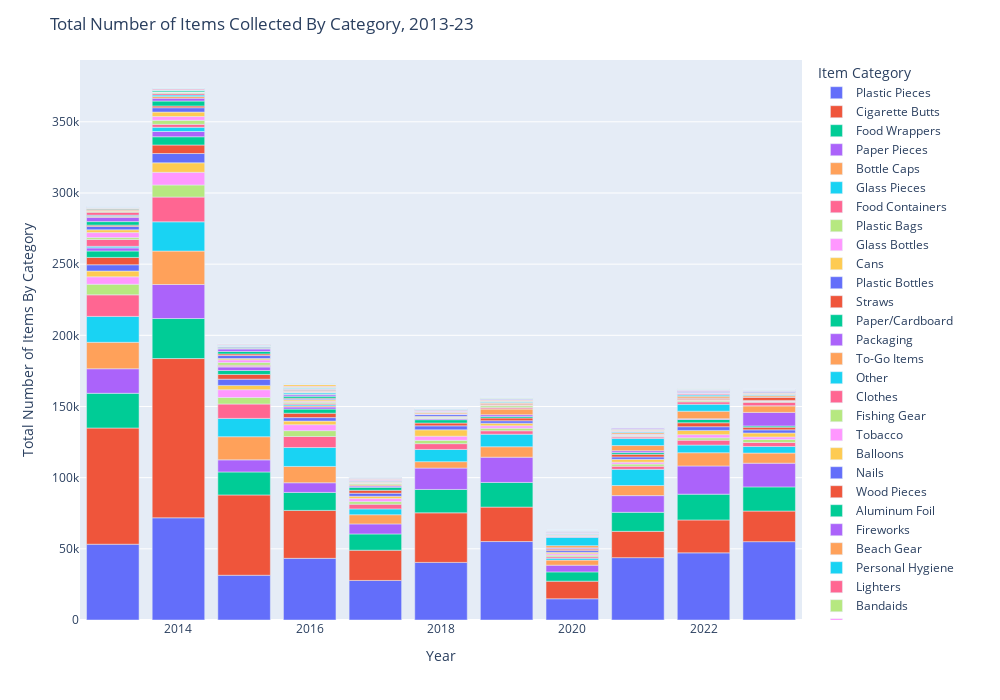

This figure's notebook cell:
### Markdown cell above
# Longitudinal Evaluation of Cleanup Items

Here we'll look at the number of items cleaned up by year from 2013-2023. First, let's just look at bar plots of items collected over the years and number of volunteers over the years.
In order to do that, we'll need to group the data by year. We'll also add a column for total number of volunteers, which was defined at number of adults * 0.5 * number of youths. Finally we'll add a column for total number of items, which is the sum of all the items per event.

### Code cell
# Bar plot of all trash items over the years
fig = graph_maker.annual_total_bar()
fig.show()

### Figure 1 — Plotly figure (JSON) as saved in the notebook; plotly's stock layout.template omitted (floating-point values rounded to 4 significant figures)
{"data": [{"alignmentgroup": "True", "hovertemplate": "variable=Plastic Pieces<br>index=%{x}<br>value=%{y}<extra></extra>", "legendgroup": "Plastic Pieces", "marker": {"color": "#636efa", "pattern": {"shape": ""}}, "name": "Plastic Pieces", "offsetgroup": "Plastic Pieces", "orientation": "v", "showlegend": true, "textposition": "auto", "type": "bar", "x": [2013, 2014, 2015, 2016, 2017, 2018, 2019, 2020, 2021, 2022, 2023], "xaxis": "x", "y": [53236, 71803, 31440, 43322, 27790.0, 40469, 55116, 14907, 43820, 47164, 55038], "yaxis": "y"}, {"alignmentgroup": "True", "hovertemplate": "variable=Cigarette Butts<br>index=%{x}<br>value=%{y}<extra></extra>", "legendgroup": "Cigarette Butts", "marker": {"color": "#EF553B", "pattern": {"shape": ""}}, "name": "Cigarette Butts", "offsetgroup": "Cigarette Butts", "orientation": "v", "showlegend": true, "textposition": "auto", "type": "bar", "x": [2013, 2014, 2015, 2016, 2017, 2018, 2019, 2020, 2021, 2022, 2023], "xaxis": "x", "y": [81642, 111884, 56423, 33684, 21251, 34815, 24202, 12380, 18464, 23115, 21498], "yaxis": "y"}, {"alignmentgroup": "True", "hovertemplate": "variable=Food Wrappers<br>index=%{x}<br>value=%{y}<extra></extra>", "legendgroup": "Food Wrappers", "marker": {"color": "#00cc96", "pattern": {"shape": ""}}, "name": "Food Wrappers", "offsetgroup": "Food Wrappers", "orientation": "v", "showlegend": true, "textposition": "auto", "type": "bar", "x": [2013, 2014, 2015, 2016, 2017, 2018, 2019, 2020, 2021, 2022, 2023], "xaxis": "x", "y": [24397, 28110, 16142, 12632, 11425, 16437, 17333, 6513, 13373, 18128, 16988], "yaxis": "y"}, {"alignmentgroup": "True", "hovertemplate": "variable=Paper Pieces<br>index=%{x}<br>value=%{y}<extra></extra>", "legendgroup": "Paper Pieces", "marker": {"color": "#ab63fa", "pattern": {"shape": ""}}, "name": "Paper Pieces", "offsetgroup": "Paper Pieces", "orientation": "v", "showlegend": true, "textposition": "auto", "type": "bar", "x": [2013, 2014, 2015, 2016, 2017, 2018, 2019, 2020, 2021, 2022, 2023], "xaxis": "x", "y": [17242, 23901, 8493, 6783, 7043, 15017, 17738, 4727, 11733, 19817, 16650], "yaxis": "y"}, {"alignmentgroup": "True", "hovertemplate": "variable=Bottle Caps<br>index=%{x}<br>value=%{y}<extra></extra>", "legendgroup": "Bottle Caps", "marker": {"color": "#FFA15A", "pattern": {"shape": ""}}, "name": "Bottle Caps", "offsetgroup": "Bottle Caps", "orientation": "v", "showlegend": true, "textposition": "auto", "type": "bar", "x": [2013, 2014, 2015, 2016, 2017, 2018, 2019, 2020, 2021, 2022, 2023], "xaxis": "x", "y": [18575, 23512, 16270, 11453, 6458, 4500, 7330, 3552, 7110, 9305, 7124], "yaxis": "y"}, {"alignmentgroup": "True", "hovertemplate": "variable=Glass Pieces<br>index=%{x}<br>value=%{y}<extra></extra>", "legendgroup": "Glass Pieces", "marker": {"color": "#19d3f3", "pattern": {"shape": ""}}, "name": "Glass Pieces", "offsetgroup": "Glass Pieces", "orientation": "v", "showlegend": true, "textposition": "auto", "type": "bar", "x": [2013, 2014, 2015, 2016, 2017, 2018, 2019, 2020, 2021, 2022, 2023], "xaxis": "x", "y": [18196, 20532, 12865, 13290, 4103, 8584, 8823, 1288, 11356, 5369, 4605], "yaxis": "y"}, {"alignmentgroup": "True", "hovertemplate": "variable=Food Containers<br>index=%{x}<br>value=%{y}<extra></extra>", "legendgroup": "Food Containers", "marker": {"color": "#FF6692", "pattern": {"shape": ""}}, "name": "Food Containers", "offsetgroup": "Food Containers", "orientation": "v", "showlegend": true, "textposition": "auto", "type": "bar", "x": [2013, 2014, 2015, 2016, 2017, 2018, 2019, 2020, 2021, 2022, 2023], "xaxis": "x", "y": [15153, 17390, 10112, 7759, 3332, 4069, 2394.0, 1071, 2185, 3438, 2814], "yaxis": "y"}, {"alignmentgroup": "True", "hovertemplate": "variable=Plastic Bags<br>index=%{x}<br>value=%{y}<extra></extra>", "legendgroup": "Plastic Bags", "marker": {"color": "#B6E880", "pattern": {"shape": ""}}, "name": "Plastic Bags", "offsetgroup": "Plastic Bags", "orientation": "v", "showlegend": true, "textposition": "auto", "type": "bar", "x": [2013, 2014, 2015, 2016, 2017, 2018, 2019, 2020, 2021, 2022, 2023], "xaxis": "x", "y": [7448, 8479, 4580, 4120, 1773, 2311, 1858, 1102, 1488, 1644, 2146], "yaxis": "y"}, {"alignmentgroup": "True", "hovertemplate": "variable=Glass Bottles<br>index=%{x}<br>value=%{y}<extra></extra>", "legendgroup": "Glass Bottles", "marker": {"color": "#FF97FF", "pattern": {"shape": ""}}, "name": "Glass Bottles", "offsetgroup": "Glass Bottles", "orientation": "v", "showlegend": true, "textposition": "auto", "type": "bar", "x": [2013, 2014, 2015, 2016, 2017, 2018, 2019, 2020, 2021, 2022, 2023], "xaxis": "x", "y": [5210, 8923, 5470, 4165, 2142, 2933, 1669, 1010, 1355, 2238, 1715], "yaxis": "y"}, {"alignmentgroup": "True", "hovertemplate": "variable=Cans<br>index=%{x}<br>value=%{y}<extra></extra>", "legendgroup": "Cans", "marker": {"color": "#FECB52", "pattern": {"shape": ""}}, "name": "Cans", "offsetgroup": "Cans", "orientation": "v", "showlegend": true, "textposition": "auto", "type": "bar", "x": [2013, 2014, 2015, 2016, 2017, 2018, 2019, 2020, 2021, 2022, 2023], "xaxis": "x", "y": [4064, 6657, 3007, 2549, 1621, 4480, 1802, 1049, 1967, 2970, 2826], "yaxis": "y"}, {"alignmentgroup": "True", "hovertemplate": "variable=Plastic Bottles<br>index=%{x}<br>value=%{y}<extra></extra>", "legendgroup": "Plastic Bottles", "marker": {"color": "#636efa", "pattern": {"shape": ""}}, "name": "Plastic Bottles", "offsetgroup": "Plastic Bottles", "orientation": "v", "showlegend": true, "textposition": "auto", "type": "bar", "x": [2013, 2014, 2015, 2016, 2017, 2018, 2019, 2020, 2021, 2022, 2023], "xaxis": "x", "y": [4396, 6521, 4369, 2438, 2134.0, 2775, 1727, 1214, 1731, 2612, 2174], "yaxis": "y"}, {"alignmentgroup": "True", "hovertemplate": "variable=Straws<br>index=%{x}<br>value=%{y}<extra></extra>", "legendgroup": "Straws", "marker": {"color": "#EF553B", "pattern": {"shape": ""}}, "name": "Straws", "offsetgroup": "Straws", "orientation": "v", "showlegend": true, "textposition": "auto", "type": "bar", "x": [2013, 2014, 2015, 2016, 2017, 2018, 2019, 2020, 2021, 2022, 2023], "xaxis": "x", "y": [5167, 6001, 3346, 3089, 2043, 1997, 1942, 981, 1851, 2754, 1910], "yaxis": "y"}, {"alignmentgroup": "True", "hovertemplate": "variable=Paper/Cardboard<br>index=%{x}<br>value=%{y}<extra></extra>", "legendgroup": "Paper/Cardboard", "marker": {"color": "#00cc96", "pattern": {"shape": ""}}, "name": "Paper/Cardboard", "offsetgroup": "Paper/Cardboard", "orientation": "v", "showlegend": true, "textposition": "auto", "type": "bar", "x": [2013, 2014, 2015, 2016, 2017, 2018, 2019, 2020, 2021, 2022, 2023], "xaxis": "x", "y": [4518, 5800, 2788, 2880, 2123, 2337, 1102, 326, 1206, 2300, 853], "yaxis": "y"}, {"alignmentgroup": "True", "hovertemplate": "variable=Packaging<br>index=%{x}<br>value=%{y}<extra></extra>", "legendgroup": "Packaging", "marker": {"color": "#ab63fa", "pattern": {"shape": ""}}, "name": "Packaging", "offsetgroup": "Packaging", "orientation": "v", "showlegend": true, "textposition": "auto", "type": "bar", "x": [2013, 2014, 2015, 2016, 2017, 2018, 2019, 2020, 2021, 2022, 2023], "xaxis": "x", "y": [2297, 3681, 2625, 1521, 880, 727, 1199, 572, 1279, 550, 9523], "yaxis": "y"}, {"alignmentgroup": "True", "hovertemplate": "variable=To-Go Items<br>index=%{x}<br>value=%{y}<extra></extra>", "legendgroup": "To-Go Items", "marker": {"color": "#FFA15A", "pattern": {"shape": ""}}, "name": "To-Go Items", "offsetgroup": "To-Go Items", "orientation": "v", "showlegend": true, "textposition": "auto", "type": "bar", "x": [2013, 2014, 2015, 2016, 2017, 2018, 2019, 2020, 2021, 2022, 2023], "xaxis": "x", "y": [0, 0, 0, 746, 935, 363, 4123, 1549, 3633, 5294, 4652], "yaxis": "y"}, {"alignmentgroup": "True", "hovertemplate": "variable=Other<br>index=%{x}<br>value=%{y}<extra></extra>", "legendgroup": "Other", "marker": {"color": "#19d3f3", "pattern": {"shape": ""}}, "name": "Other", "offsetgroup": "Other", "orientation": "v", "showlegend": true, "textposition": "auto", "type": "bar", "x": [2013, 2014, 2015, 2016, 2017, 2018, 2019, 2020, 2021, 2022, 2023], "xaxis": "x", "y": [998, 2949, 137, 782, 15, 0, 0, 5811, 4941, 4878, 0], "yaxis": "y"}, {"alignmentgroup": "True", "hovertemplate": "variable=Clothes<br>index=%{x}<br>value=%{y}<extra></extra>", "legendgroup": "Clothes", "marker": {"color": "#FF6692", "pattern": {"shape": ""}}, "name": "Clothes", "offsetgroup": "Clothes", "orientation": "v", "showlegend": true, "textposition": "auto", "type": "bar", "x": [2013, 2014, 2015, 2016, 2017, 2018, 2019, 2020, 2021, 2022, 2023], "xaxis": "x", "y": [4809, 2069, 944, 777, 6, 0, 1017, 479, 1012, 1672, 2428], "yaxis": "y"}, {"alignmentgroup": "True", "hovertemplate": "variable=Fishing Gear<br>index=%{x}<br>value=%{y}<extra></extra>", "legendgroup": "Fishing Gear", "marker": {"color": "#B6E880", "pattern": {"shape": ""}}, "name": "Fishing Gear", "offsetgroup": "Fishing Gear", "orientation": "v", "showlegend": true, "textposition": "auto", "type": "bar", "x": [2013, 2014, 2015, 2016, 2017, 2018, 2019, 2020, 2021, 2022, 2023], "xaxis": "x", "y": [1288, 2820, 1827, 1024, 793, 637, 1129, 193, 545, 791, 679], "yaxis": "y"}, {"alignmentgroup": "True", "hovertemplate": "variable=Tobacco<br>index=%{x}<br>value=%{y}<extra></extra>", "legendgroup": "Tobacco", "marker": {"color": "#FF97FF", "pattern": {"shape": ""}}, "name": "Tobacco", "offsetgroup": "Tobacco", "orientation": "v", "showlegend": true, "textposition": "auto", "type": "bar", "x": [2013, 2014, 2015, 2016, 2017, 2018, 2019, 2020, 2021, 2022, 2023], "xaxis": "x", "y": [3524, 2675, 1931, 691, 155, 148, 453, 394, 552, 362, 212], "yaxis": "y"}, {"alignmentgroup": "True", "hovertemplate": "variable=Balloons<br>index=%{x}<br>value=%{y}<extra></extra>", "legendgroup": "Balloons", "marker": {"color": "#FECB52", "pattern": {"shape": ""}}, "name": "Balloons", "offsetgroup": "Balloons", "orientation": "v", "showlegend": true, "textposition": "auto", "type": "bar", "x": [2013, 2014, 2015, 2016, 2017, 2018, 2019, 2020, 2021, 2022, 2023], "xaxis": "x", "y": [1987, 3151, 956, 947, 347, 558, 368, 162, 427, 446, 433], "yaxis": "y"}, {"alignmentgroup": "True", "hovertemplate": "variable=Nails<br>index=%{x}<br>value=%{y}<extra></extra>", "legendgroup": "Nails", "marker": {"color": "#636efa", "pattern": {"shape": ""}}, "name": "Nails", "offsetgroup": "Nails", "orientation": "v", "showlegend": true, "textposition": "auto", "type": "bar", "x": [2013, 2014, 2015, 2016, 2017, 2018, 2019, 2020, 2021, 2022, 2023], "xaxis": "x", "y": [2325, 3037, 2081, 621, 111, 1359, 0, 0, 0, 0, 0], "yaxis": "y"}, {"alignmentgroup": "True", "hovertemplate": "variable=Wood Pieces<br>index=%{x}<br>value=%{y}<extra></extra>", "legendgroup": "Wood Pieces", "marker": {"color": "#EF553B", "pattern": {"shape": ""}}, "name": "Wood Pieces", "offsetgroup": "Wood Pieces", "orientation": "v", "showlegend": true, "textposition": "auto", "type": "bar", "x": [2013, 2014, 2015, 2016, 2017, 2018, 2019, 2020, 2021, 2022, 2023], "xaxis": "x", "y": [937.5, 1236, 1133, 571, 27, 0, 799, 227, 547, 1130, 2448], "yaxis": "y"}, {"alignmentgroup": "True", "hovertemplate": "variable=Aluminum Foil<br>index=%{x}<br>value=%{y}<extra></extra>", "legendgroup": "Aluminum Foil", "marker": {"color": "#00cc96", "pattern": {"shape": ""}}, "name": "Aluminum Foil", "offsetgroup": "Aluminum Foil", "orientation": "v", "showlegend": true, "textposition": "auto", "type": "bar", "x": [2013, 2014, 2015, 2016, 2017, 2018, 2019, 2020, 2021, 2022, 2023], "xaxis": "x", "y": [2478, 3453, 1697, 1386, 0, 35, 0, 0, 0, 0, 0], "yaxis": "y"}, {"alignmentgroup": "True", "hovertemplate": "variable=Fireworks<br>index=%{x}<br>value=%{y}<extra></extra>", "legendgroup": "Fireworks", "marker": {"color": "#ab63fa", "pattern": {"shape": ""}}, "name": "Fireworks", "offsetgroup": "Fireworks", "orientation": "v", "showlegend": true, "textposition": "auto", "type": "bar", "x": [2013, 2014, 2015, 2016, 2017, 2018, 2019, 2020, 2021, 2022, 2023], "xaxis": "x", "y": [3018, 2031, 1759, 1051, 152, 151, 55, 1, 42, 51, 2], "yaxis": "y"}, {"alignmentgroup": "True", "hovertemplate": "variable=Beach Gear<br>index=%{x}<br>value=%{y}<extra></extra>", "legendgroup": "Beach Gear", "marker": {"color": "#FFA15A", "pattern": {"shape": ""}}, "name": "Beach Gear", "offsetgroup": "Beach Gear", "orientation": "v", "showlegend": true, "textposition": "auto", "type": "bar", "x": [2013, 2014, 2015, 2016, 2017, 2018, 2019, 2020, 2021, 2022, 2023], "xaxis": "x", "y": [747, 1244, 444, 347, 235, 706, 648, 638, 965, 1194, 918], "yaxis": "y"}, {"alignmentgroup": "True", "hovertemplate": "variable=Personal Hygiene<br>index=%{x}<br>value=%{y}<extra></extra>", "legendgroup": "Personal Hygiene", "marker": {"color": "#19d3f3", "pattern": {"shape": ""}}, "name": "Personal Hygiene", "offsetgroup": "Personal Hygiene", "orientation": "v", "showlegend": true, "textposition": "auto", "type": "bar", "x": [2013, 2014, 2015, 2016, 2017, 2018, 2019, 2020, 2021, 2022, 2023], "xaxis": "x", "y": [768, 968, 789, 945, 615.5, 377, 541, 346, 601, 806, 593], "yaxis": "y"}, {"alignmentgroup": "True", "hovertemplate": "variable=Lighters<br>index=%{x}<br>value=%{y}<extra></extra>", "legendgroup": "Lighters", "marker": {"color": "#FF6692", "pattern": {"shape": ""}}, "name": "Lighters", "offsetgroup": "Lighters", "orientation": "v", "showlegend": true, "textposition": "auto", "type": "bar", "x": [2013, 2014, 2015, 2016, 2017, 2018, 2019, 2020, 2021, 2022, 2023], "xaxis": "x", "y": [2033, 1018, 526, 353, 200, 235, 162, 50, 125, 665, 359], "yaxis": "y"}, {"alignmentgroup": "True", "hovertemplate": "variable=Bandaids<br>index=%{x}<br>value=%{y}<extra></extra>", "legendgroup": "Bandaids", "marker": {"color": "#B6E880", "pattern": {"shape": ""}}, "name": "Bandaids", "offsetgroup": "Bandaids", "orientation": "v", "showlegend": true, "textposition": "auto", "type": "bar", "x": [2013, 2014, 2015, 2016, 2017, 2018, 2019, 2020, 2021, 2022, 2023], "xaxis": "x", "y": [737, 899, 363, 248, 316, 349, 356, 86, 270, 418, 277], "yaxis": "y"}, {"alignmentgroup": "True", "hovertemplate": "variable=Lids<br>index=%{x}<br>value=%{y}<extra></extra>", "legendgroup": "Lids", "marker": {"color": "#FF97FF", "pattern": {"shape": ""}}, "name": "Lids", "offsetgroup": "Lids", "orientation": "v", "showlegend": true, "textposition": "auto", "type": "bar", "x": [2013, 2014, 2015, 2016, 2017, 2018, 2019, 2020, 2021, 2022, 2023], "xaxis": "x", "y": [0, 0, 0, 549, 852, 465, 540, 411, 532, 465, 496], "yaxis": "y"}, {"alignmentgroup": "True", "hovertemplate": "variable=Construction Materials<br>index=%{x}<br>value=%{y}<extra></extra>", "legendgroup": "Construction Materials", "marker": {"color": "#FECB52", "pattern": {"shape": ""}}, "name": "Construction Materials", "offsetgroup": "Construction Materials", "orientation": "v", "showlegend": true, "textposition": "auto", "type": "bar", "x": [2013, 2014, 2015, 2016, 2017, 2018, 2019, 2020, 2021, 2022, 2023], "xaxis": "x", "y": [722, 172, 0, 742, 241, 461, 554, 166, 456, 276, 386], "yaxis": "y"}, {"alignmentgroup": "True", "hovertemplate": "variable=Utensils<br>index=%{x}<br>value=%{y}<extra></extra>", "legendgroup": "Utensils", "marker": {"color": "#636efa", "pattern": {"shape": ""}}, "name": "Utensils", "offsetgroup": "Utensils", "orientation": "v", "showlegend": true, "textposition": "auto", "type": "bar", "x": [2013, 2014, 2015, 2016, 2017, 2018, 2019, 2020, 2021, 2022, 2023], "xaxis": "x", "y": [0, 0, 0, 426, 474, 389, 292, 453, 360, 434, 645], "yaxis": "y"}, {"alignmentgroup": "True", "hovertemplate": "variable=Strapping Bands<br>index=%{x}<br>value=%{y}<extra></extra>", "legendgroup": "Strapping Bands", "marker": {"color": "#EF553B", "pattern": {"shape": ""}}, "name": "Strapping Bands", "offsetgroup": "Strapping Bands", "orientation": "v", "showlegend": true, "textposition": "auto", "type": "bar", "x": [2013, 2014, 2015, 2016, 2017, 2018, 2019, 2020, 2021, 2022, 2023], "xaxis": "x", "y": [581, 65, 1, 431, 193, 255, 271, 208, 326, 399, 273], "yaxis": "y"}, {"alignmentgroup": "True", "hovertemplate": "variable=6-Pack Holders<br>index=%{x}<br>value=%{y}<extra></extra>", "legendgroup": "6-Pack Holders", "marker": {"color": "#00cc96", "pattern": {"shape": ""}}, "name": "6-Pack Holders", "offsetgroup": "6-Pack Holders", "orientation": "v", "showlegend": true, "textposition": "auto", "type": "bar", "x": [2013, 2014, 2015, 2016, 2017, 2018, 2019, 2020, 2021, 2022, 2023], "xaxis": "x", "y": [624, 909, 301, 130, 45, 34, 77, 0, 36, 97, 41], "yaxis": "y"}, {"alignmentgroup": "True", "hovertemplate": "variable=PPE<br>index=%{x}<br>value=%{y}<extra></extra>", "legendgroup": "PPE", "marker": {"color": "#ab63fa", "pattern": {"shape": ""}}, "name": "PPE", "offsetgroup": "PPE", "orientation": "v", "showlegend": true, "textposition": "auto", "type": "bar", "x": [2013, 2014, 2015, 2016, 2017, 2018, 2019, 2020, 2021, 2022, 2023], "xaxis": "x", "y": [0, 0, 0, 0, 0, 0, 0, 720, 718, 630, 186], "yaxis": "y"}, {"alignmentgroup": "True", "hovertemplate": "variable=Batteries<br>index=%{x}<br>value=%{y}<extra></extra>", "legendgroup": "Batteries", "marker": {"color": "#FFA15A", "pattern": {"shape": ""}}, "name": "Batteries", "offsetgroup": "Batteries", "orientation": "v", "showlegend": true, "textposition": "auto", "type": "bar", "x": [2013, 2014, 2015, 2016, 2017, 2018, 2019, 2020, 2021, 2022, 2023], "xaxis": "x", "y": [245, 219, 167, 224, 453, 148, 77, 32, 68, 125, 483], "yaxis": "y"}, {"alignmentgroup": "True", "hovertemplate": "variable=Syringes<br>index=%{x}<br>value=%{y}<extra></extra>", "legendgroup": "Syringes", "marker": {"color": "#19d3f3", "pattern": {"shape": ""}}, "name": "Syringes", "offsetgroup": "Syringes", "orientation": "v", "showlegend": true, "textposition": "auto", "type": "bar", "x": [2013, 2014, 2015, 2016, 2017, 2018, 2019, 2020, 2021, 2022, 2023], "xaxis": "x", "y": [140, 164, 215, 376, 136, 242, 156, 44, 101, 202, 283], "yaxis": "y"}, {"alignmentgroup": "True", "hovertemplate": "variable=Footwear<br>index=%{x}<br>value=%{y}<extra></extra>", "legendgroup": "Footwear", "marker": {"color": "#FF6692", "pattern": {"shape": ""}}, "name": "Footwear", "offsetgroup": "Footwear", "orientation": "v", "showlegend": true, "textposition": "auto", "type": "bar", "x": [2013, 2014, 2015, 2016, 2017, 2018, 2019, 2020, 2021, 2022, 2023], "xaxis": "x", "y": [539, 803.5, 321, 296, 1, 0, 0, 0, 0, 16, 30], "yaxis": "y"}, {"alignmentgroup": "True", "hovertemplate": "variable=Cigar Tips<br>index=%{x}<br>value=%{y}<extra></extra>", "legendgroup": "Cigar Tips", "marker": {"color": "#B6E880", "pattern": {"shape": ""}}, "name": "Cigar Tips", "offsetgroup": "Cigar Tips", "orientation": "v", "showlegend": true, "textposition": "auto", "type": "bar", "x": [2013, 2014, 2015, 2016, 2017, 2018, 2019, 2020, 2021, 2022, 2023], "xaxis": "x", "y": [0, 183, 4, 359, 171, 204, 278, 1, 196, 128, 13], "yaxis": "y"}, {"alignmentgroup": "True", "hovertemplate": "variable=Rope<br>index=%{x}<br>value=%{y}<extra></extra>", "legendgroup": "Rope", "marker": {"color": "#FF97FF", "pattern": {"shape": ""}}, "name": "Rope", "offsetgroup": "Rope", "orientation": "v", "showlegend": true, "textposition": "auto", "type": "bar", "x": [2013, 2014, 2015, 2016, 2017, 2018, 2019, 2020, 2021, 2022, 2023], "xaxis": "x", "y": [0, 0, 71, 572, 126, 136, 296, 7, 148, 64, 3], "yaxis": "y"}, {"alignmentgroup": "True", "hovertemplate": "variable=Beverage Bottles<br>index=%{x}<br>value=%{y}<extra></extra>", "legendgroup": "Beverage Bottles", "marker": {"color": "#FECB52", "pattern": {"shape": ""}}, "name": "Beverage Bottles", "offsetgroup": "Beverage Bottles", "orientation": "v", "showlegend": true, "textposition": "auto", "type": "bar", "x": [2013, 2014, 2015, 2016, 2017, 2018, 2019, 2020, 2021, 2022, 2023], "xaxis": "x", "y": [0, 0, 0, 1413, 0, 0, 0, 0, 0, 0, 0], "yaxis": "y"}, {"alignmentgroup": "True", "hovertemplate": "variable=Tires<br>index=%{x}<br>value=%{y}<extra></extra>", "legendgroup": "Tires", "marker": {"color": "#636efa", "pattern": {"shape": ""}}, "name": "Tires", "offsetgroup": "Tires", "orientation": "v", "showlegend": true, "textposition": "auto", "type": "bar", "x": [2013, 2014, 2015, 2016, 2017, 2018, 2019, 2020, 2021, 2022, 2023], "xaxis": "x", "y": [112, 195, 108, 71, 48, 35.25, 37, 21, 19, 27, 11], "yaxis": "y"}, {"alignmentgroup": "True", "hovertemplate": "variable=Bagged Pet Waste<br>index=%{x}<br>value=%{y}<extra></extra>", "legendgroup": "Bagged Pet Waste", "marker": {"color": "#EF553B", "pattern": {"shape": ""}}, "name": "Bagged Pet Waste", "offsetgroup": "Bagged Pet Waste", "orientation": "v", "showlegend": true, "textposition": "auto", "type": "bar", "x": [2013, 2014, 2015, 2016, 2017, 2018, 2019, 2020, 2021, 2022, 2023], "xaxis": "x", "y": [111, 0, 0, 0, 0, 0, 0, 70, 159, 169, 127], "yaxis": "y"}, {"alignmentgroup": "True", "hovertemplate": "variable=Beverage Pouches<br>index=%{x}<br>value=%{y}<extra></extra>", "legendgroup": "Beverage Pouches", "marker": {"color": "#00cc96", "pattern": {"shape": ""}}, "name": "Beverage Pouches", "offsetgroup": "Beverage Pouches", "orientation": "v", "showlegend": true, "textposition": "auto", "type": "bar", "x": [2013, 2014, 2015, 2016, 2017, 2018, 2019, 2020, 2021, 2022, 2023], "xaxis": "x", "y": [0, 0, 0, 0, 0, 0, 0, 240, 49, 172, 164], "yaxis": "y"}, {"alignmentgroup": "True", "hovertemplate": "variable=Appliances<br>index=%{x}<br>value=%{y}<extra></extra>", "legendgroup": "Appliances", "marker": {"color": "#ab63fa", "pattern": {"shape": ""}}, "name": "Appliances", "offsetgroup": "Appliances", "orientation": "v", "showlegend": true, "textposition": "auto", "type": "bar", "x": [2013, 2014, 2015, 2016, 2017, 2018, 2019, 2020, 2021, 2022, 2023], "xaxis": "x", "y": [147, 127, 46, 64, 42, 18, 23, 0, 22, 5, 70], "yaxis": "y"}, {"alignmentgroup": "True", "hovertemplate": "variable=E-Waste<br>index=%{x}<br>value=%{y}<extra></extra>", "legendgroup": "E-Waste", "marker": {"color": "#FFA15A", "pattern": {"shape": ""}}, "name": "E-Waste", "offsetgroup": "E-Waste", "orientation": "v", "showlegend": true, "textposition": "auto", "type": "bar", "x": [2013, 2014, 2015, 2016, 2017, 2018, 2019, 2020, 2021, 2022, 2023], "xaxis": "x", "y": [0, 0, 0, 0, 0, 0, 0, 38, 124, 73, 112], "yaxis": "y"}, {"alignmentgroup": "True", "hovertemplate": "variable=Car Parts<br>index=%{x}<br>value=%{y}<extra></extra>", "legendgroup": "Car Parts", "marker": {"color": "#19d3f3", "pattern": {"shape": ""}}, "name": "Car Parts", "offsetgroup": "Car Parts", "orientation": "v", "showlegend": true, "textposition": "auto", "type": "bar", "x": [2013, 2014, 2015, 2016, 2017, 2018, 2019, 2020, 2021, 2022, 2023], "xaxis": "x", "y": [31, 101, 52, 76, 0, 0, 0, 0, 0, 0, 0], "yaxis": "y"}, {"alignmentgroup": "True", "hovertemplate": "variable=Bikes<br>index=%{x}<br>value=%{y}<extra></extra>", "legendgroup": "Bikes", "marker": {"color": "#FF6692", "pattern": {"shape": ""}}, "name": "Bikes", "offsetgroup": "Bikes", "orientation": "v", "showlegend": true, "textposition": "auto", "type": "bar", "x": [2013, 2014, 2015, 2016, 2017, 2018, 2019, 2020, 2021, 2022, 2023], "xaxis": "x", "y": [62, 70, 18, 49, 0, 0, 0, 0, 0, 0, 0], "yaxis": "y"}], "layout": {"autosize": false, "barmode": "relative", "height": 700, "legend": {"title": {"text": "Item Category"}, "tracegroupgap": 0}, "margin": {"t": 60}, "title": {"text": "Total Number of Items Collected By Category, 2013-23"}, "width": 1000, "xaxis": {"anchor": "y", "autorange": true, "domain": [0, 1], "range": [2012.0, 2024.0], "title": {"text": "Year"}, "type": "linear"}, "yaxis": {"anchor": "x", "autorange": true, "domain": [0, 1], "range": [0, 393400.0], "title": {"text": "Total Number of Items By Category"}, "type": "linear"}}}
